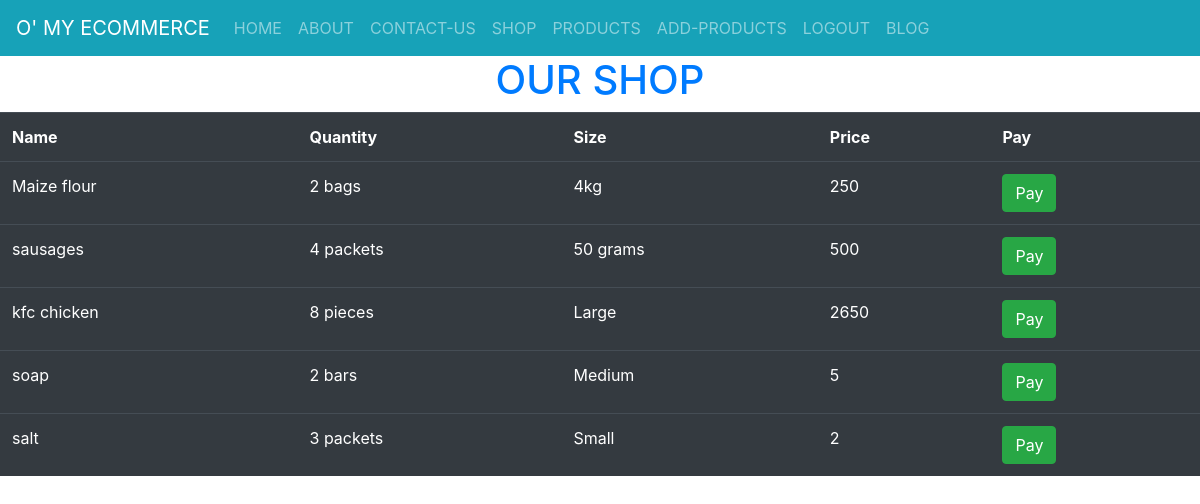
/shop/ (signed in), run on the app's committed database.
### MorningDjangoHTMLFormsProject/models.py (models this page shows)
class Product(models.Model):
    name= models.CharField(max_length=30, blank=False, null=False)
    qtty = models.CharField(max_length=30, blank=False, null=False)
    size = models.CharField(max_length=25, blank=False, null=False)
    price = models.CharField(max_length=20, blank=False, null=False)

### MorningDjangoHTMLFormsProject/views.py (the view)
# urls.py: path('shop/',user_views.shop,name='shop'),
def shop(request):
    products = Product.objects.all()
    context = {"products": products}
    return render(request, 'shop.html', context)

### templates/shop.html
{% extends 'master.html' %}
{% load static %}
{% block content %}
    <div>
        <h1 class="text-primary text-center">OUR SHOP</h1>
        <table class="table table-dark table-hover">
            <tr>
                <th>Name</th>
                <th>Quantity</th>
                <th>Size</th>
                <th>Price</th>
                <th>Pay</th>
            </tr>
            {% for product in products %}
                <tr>
                    <td>{{ product.name }}</td>
                    <td>{{ product.qtty}}</td>
                    <td>{{ product.size }}</td>
                    <td>{{ product.price }}</td>
                    <td><a class="btn btn-success" href="/pay/{{ product.id }}">Pay</a></td>
                </tr>
            {% endfor %}
        </table>
    </div>
{% endblock %}

### data on the page
Product: name "Maize flour", qtty "2 bags", size "4kg", price "250"
Product: name "sausages", qtty "4 packets", size "50 grams", price "500"
Product: name "kfc chicken", qtty "8 pieces", size "Large", price "2650"
Product: name "soap", qtty "2 bars", size "Medium", price "5"
Product: name "salt", qtty "3 packets", size "Small", price "2"
